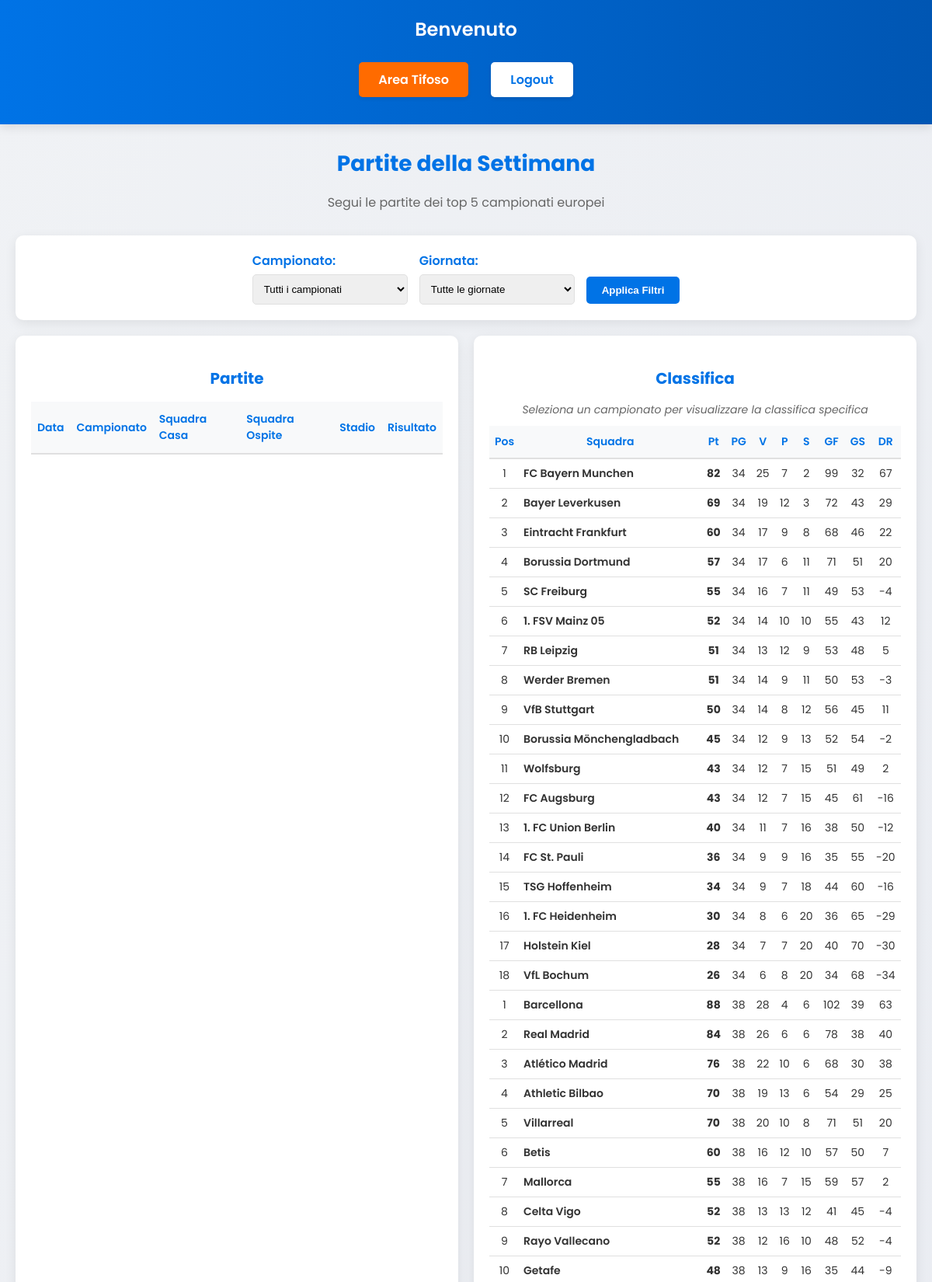
/principale/ (upper part), run on the app's committed database.
### transfermarkt/models.py (models this page shows, shortened)
class Classifica(models.Model):
    campionato = models.ForeignKey(Campionato, on_delete=models.CASCADE, related_name='classifiche')
    squadra = models.ForeignKey(Squadra, on_delete=models.CASCADE, related_name='classifiche')
    posizione = models.IntegerField()
    punti = models.IntegerField(default=0)
    gol_fatti = models.IntegerField(default=0)
    gol_subiti = models.IntegerField(default=0)
    differenza_reti = models.IntegerField(default=0)
    partite_giocate = models.IntegerField(default=0)
    partite_vinte = models.IntegerField(default=0)
    partite_pareggiate = models.IntegerField(default=0)
    partite_perse = models.IntegerField(default=0)
    class Meta:
        unique_together = ('campionato', 'squadra')
        ordering = ['posizione']
        class Meta:
            unique_together = ('campionato', 'squadra')
            ordering = ['posizione']
    class Meta:
        unique_together = ('squadra', 'campionato')

class Squadra(models.Model):
    nome = models.CharField(max_length=100, primary_key=True)
    campionato = models.ForeignKey(Campionato, on_delete=models.CASCADE,
                                   related_name='squadre')
    data_fondazione = models.DateField(null=True, blank=True)
    stadio = models.CharField(max_length=100, null=True)
    capacita_stadio = models.IntegerField(null=True)
    citta = models.CharField(max_length=100, null=True)

### transfermarkt/views.py (the view)
# urls.py: path('principale/', views.partite_settimana, name='principale'),
def partite_settimana(request):
    user_email = request.session.get('user_email', '')
    username = ''
    if user_email:
        try:
            utente = Utente.objects.get(email=user_email)
            username = utente.nome
        except Utente.DoesNotExist:
            pass
    campionato_selezionato = request.GET.get('campionato', '')
    giornata_selezionata = request.GET.get('giornata', '')
    if giornata_selezionata and giornata_selezionata.isdigit():
        giornata_selezionata = int(giornata_selezionata)
    else:
        giornata_selezionata = None
    oggi = timezone.now()
    fine_settimana = oggi + timedelta(days=7)
    top_campionati = [
        "Serie A",
        "Bundesliga",
        "Premier League",
        "Ligue 1",
        "LaLiga"
    ]
    campionati = Campionato.objects.filter(nome__in=top_campionati)
    giornate_numeri = Giornata.objects.filter(campionato__nome__in=top_campionati).values_list('numero', flat=True)
    giornate_numeri = sorted(set(giornate_numeri))
    giornate = [{'numero': numero} for numero in giornate_numeri]
    partite_query = Partita.objects.filter(
        campionato__nome__in=top_campionati
    )
    if campionato_selezionato:
        partite_query = partite_query.filter(campionato__nome=campionato_selezionato)
    if giornata_selezionata:
        partite_query = partite_query.filter(giornata__numero=giornata_selezionata)
    else:
        partite_query = partite_query.filter(data__range=(oggi, fine_settimana))
    partite = partite_query.order_by('data')[:10]
    if campionato_selezionato:
        classifica = Classifica.objects.filter(campionato__nome=campionato_selezionato).order_by('posizione')
    else:
        classifica = Classifica.objects.filter(campionato__nome__in=top_campionati).order_by('campionato__nome', 'posizione')
    return render(request, 'principale.html', {
        'partite': partite,
        'username': username,
        'campionati': campionati,
        'giornate': giornate,
        'campionato_selezionato': campionato_selezionato,
        'giornata_selezionata': giornata_selezionata,
        'classifica': classifica
    })

### templates/principale.html (shortened to what this page needs)
<!DOCTYPE html>
<html lang="it">
<head>
</head>
<body>
    <div class="header">
        <h2>Benvenuto{% if username %}, {{ username }}{% endif %}</h2>
        <div style="margin-top: 10px;">
            <a href="{% url 'area_tifoso' %}" class="logout-btn" style="background-color: #ff6b00; color: white; margin-right: 10px;">Area Tifoso</a>
            <a href="{% url 'logout' %}" class="logout-btn">Logout</a>
        </div>
    </div>
    <div class="container">
        <div class="title-section">
            <h1>Partite della Settimana</h1>
            <p>Segui le partite dei top 5 campionati europei</p>
        </div>
        <div class="filter-container" style="margin-bottom: 20px; background: white; border-radius: 10px; box-shadow: 0 4px 15px rgba(0, 0, 0, 0.08); padding: 20px; text-align: center;">
            <form method="GET" action="{% url 'principale' %}" style="display: flex; justify-content: center; align-items: center; flex-wrap: wrap; gap: 15px;">
                <div style="display: flex; flex-direction: column; align-items: flex-start;">
                    <label for="campionato" style="font-weight: 600; margin-bottom: 5px; color: #0073e6;">Campionato:</label>
                    <select name="campionato" id="campionato" style="padding: 10px; border-radius: 5px; border: 1px solid #e0e0e0; min-width: 200px;">
                        <option value="">Tutti i campionati</option>
                    </select>
                </div>
                <div style="display: flex; flex-direction: column; align-items: flex-start;">
                    <label for="giornata" style="font-weight: 600; margin-bottom: 5px; color: #0073e6;">Giornata:</label>
                    <select name="giornata" id="giornata" style="padding: 10px; border-radius: 5px; border: 1px solid #e0e0e0; min-width: 200px;">
                        <option value="">Tutte le giornate</option>
                    </select>
                </div>
                <div style="align-self: flex-end; margin-bottom: 1px;">
                    <button type="submit" style="background-color: #0073e6; color: white; border: none; padding: 10px 20px; border-radius: 5px; cursor: pointer; font-weight: 600; transition: all 0.3s ease;">
                        Applica Filtri
                    </button>
                </div>
            </form>
        </div>
        <div class="content-container">
            <div class="matches-container">
                <h3>Partite</h3>
                <table>
                    <thead>
                        <tr>
                            <th>Data</th>
                            <th>Campionato</th>
                            <th>Squadra Casa</th>
                            <th>Squadra Ospite</th>
                            <th>Stadio</th>
                            <th>Risultato</th>
                        </tr>
                    </thead>
                </table>
            </div>
            <div class="rankings-container">
                <h3>Classifica</h3>
                {% if campionato_selezionato %}
                    <h4>{{ campionato_selezionato }}</h4>
                {% else %}
                    <p class="select-message">Seleziona un campionato per visualizzare la classifica specifica</p>
                {% endif %}
                <table>
                    <thead>
                        <tr>
                            <th>Pos</th>
                            <th>Squadra</th>
                            <th>Pt</th>
                            <th>PG</th>
                            <th>V</th>
                            <th>P</th>
                            <th>S</th>
                            <th>GF</th>
                            <th>GS</th>
                            <th>DR</th>
                        </tr>
                    </thead>
                    <tbody>
                        {% for c in classifica %}
                        <tr class="ranking-row">
                            <td>{{ c.posizione }}</td>
                            <td class="team-name">{{ c.squadra.nome }}</td>
                            <td><strong>{{ c.punti }}</strong></td>
                            <td>{{ c.partite_giocate }}</td>
                            <td>{{ c.partite_vinte }}</td>
                            <td>{{ c.partite_pareggiate }}</td>
                            <td>{{ c.partite_perse }}</td>
                            <td>{{ c.gol_fatti }}</td>
                            <td>{{ c.gol_subiti }}</td>
                            <td>{{ c.differenza_reti }}</td>
                        </tr>
                        {% endfor %}
                    </tbody>
                </table>
            </div>
        </div>
    </div>
</body>
</html>

### templates/principale.html (style rules this page uses)
body { font-family: 'Poppins', Arial, sans-serif; background: linear-gradient(120deg, #f0f2f5 0%, #e6e9f0 100%); margin: 0; padding: 0; color: #333; }
.header { background: linear-gradient(90deg, #0073e6 0%, #0056b3 100%); color: white; padding: 20px 0; text-align: center; box-shadow: 0 4px 12px rgba(0, 0, 0, 0.1); margin-bottom: 30px; }
.header h2 { margin: 0; font-size: 24px; font-weight: 600; }
.logout-btn { display: inline-block; margin: 15px; padding: 10px 25px; background-color: #ffffff; color: #0073e6; text-decoration: none; border-radius: 5px; font-weight: 600; transition: all 0.3s ease; box-shadow: 0 2px 5px rgba(0, 0, 0, 0.1); }
.container { max-width: 1200px; margin: 0 auto; padding: 0 20px; }
.title-section { text-align: center; margin-bottom: 30px; }
.title-section h1 { font-size: 28px; color: #0073e6; margin-bottom: 10px; }
.title-section p { color: #666; font-size: 16px; }
.content-container { display: flex; gap: 20px; margin-bottom: 40px; }
.matches-container, .rankings-container { background: white; border-radius: 10px; box-shadow: 0 4px 15px rgba(0, 0, 0, 0.08); overflow: hidden; padding: 20px; flex: 1; }
table { width: 100%; border-collapse: collapse; font-size: 14px; }
thead { background-color: #f8f9fa; }
th { padding: 12px 8px; text-align: left; font-weight: 600; color: #0073e6; border-bottom: 2px solid #e0e0e0; }
td { padding: 10px 8px; border-bottom: 1px solid #e0e0e0; }
.match-row, .ranking-row { transition: all 0.2s ease; }
.team-name { font-weight: 600; }
.rankings-container table th { text-align: center; padding: 10px 5px; }
.rankings-container table td { text-align: center; padding: 8px 5px; }
.rankings-container table td.team-name { text-align: left; }
.matches-container h3, .rankings-container h3 { margin-bottom: 15px; color: #0073e6; font-size: 20px; text-align: center; }
.rankings-container p.select-message { margin-bottom: 10px; font-style: italic; color: #666; font-size: 14px; text-align: center; }

### data on the page
Classifica: posizione "1", squadra.nome "FC Bayern Munchen", punti "82", partite_giocate "34", partite_vinte "25", partite_pareggiate "7", partite_perse "2", gol_fatti "99", gol_subiti "32", differenza_reti "67"
Classifica: posizione "2", squadra.nome "Bayer Leverkusen", punti "69", partite_giocate "34", partite_vinte "19", partite_pareggiate "12", partite_perse "3", gol_fatti "72", gol_subiti "43", differenza_reti "29"
Classifica: posizione "3", squadra.nome "Eintracht Frankfurt", punti "60", partite_giocate "34", partite_vinte "17", partite_pareggiate "9", partite_perse "8", gol_fatti "68", gol_subiti "46", differenza_reti "22"
Classifica: posizione "4", squadra.nome "Borussia Dortmund", punti "57", partite_giocate "34", partite_vinte "17", partite_pareggiate "6", partite_perse "11", gol_fatti "71", gol_subiti "51", differenza_reti "20"
Classifica: posizione "5", squadra.nome "SC Freiburg", punti "55", partite_giocate "34", partite_vinte "16", partite_pareggiate "7", partite_perse "11", gol_fatti "49", gol_subiti "53", differenza_reti "-4"
Classifica: posizione "6", squadra.nome "1. FSV Mainz 05", punti "52", partite_giocate "34", partite_vinte "14", partite_pareggiate "10", partite_perse "10", gol_fatti "55", gol_subiti "43", differenza_reti "12"
Classifica: posizione "7", squadra.nome "RB Leipzig", punti "51", partite_giocate "34", partite_vinte "13", partite_pareggiate "12", partite_perse "9", gol_fatti "53", gol_subiti "48", differenza_reti "5"
Classifica: posizione "8", squadra.nome "Werder Bremen", punti "51", partite_giocate "34", partite_vinte "14", partite_pareggiate "9", partite_perse "11", gol_fatti "50", gol_subiti "53", differenza_reti "-3"
Classifica: posizione "9", squadra.nome "VfB Stuttgart", punti "50", partite_giocate "34", partite_vinte "14", partite_pareggiate "8", partite_perse "12", gol_fatti "56", gol_subiti "45", differenza_reti "11"
Classifica: posizione "10", squadra.nome "Borussia Mönchengladbach", punti "45", partite_giocate "34", partite_vinte "12", partite_pareggiate "9", partite_perse "13", gol_fatti "52", gol_subiti "54", differenza_reti "-2"
Classifica: posizione "11", squadra.nome "Wolfsburg", punti "43", partite_giocate "34", partite_vinte "12", partite_pareggiate "7", partite_perse "15", gol_fatti "51", gol_subiti "49", differenza_reti "2"
Classifica: posizione "12", squadra.nome "FC Augsburg", punti "43", partite_giocate "34", partite_vinte "12", partite_pareggiate "7", partite_perse "15", gol_fatti "45", gol_subiti "61", differenza_reti "-16"
Classifica: posizione "13", squadra.nome "1. FC Union Berlin", punti "40", partite_giocate "34", partite_vinte "11", partite_pareggiate "7", partite_perse "16", gol_fatti "38", gol_subiti "50", differenza_reti "-12"
Classifica: posizione "14", squadra.nome "FC St. Pauli", punti "36", partite_giocate "34", partite_vinte "9", partite_pareggiate "9", partite_perse "16", gol_fatti "35", gol_subiti "55", differenza_reti "-20"
Classifica: posizione "15", squadra.nome "TSG Hoffenheim", punti "34", partite_giocate "34", partite_vinte "9", partite_pareggiate "7", partite_perse "18", gol_fatti "44", gol_subiti "60", differenza_reti "-16"
Classifica: posizione "16", squadra.nome "1. FC Heidenheim", punti "30", partite_giocate "34", partite_vinte "8", partite_pareggiate "6", partite_perse "20", gol_fatti "36", gol_subiti "65", differenza_reti "-29"
Classifica: posizione "17", squadra.nome "Holstein Kiel", punti "28", partite_giocate "34", partite_vinte "7", partite_pareggiate "7", partite_perse "20", gol_fatti "40", gol_subiti "70", differenza_reti "-30"
Classifica: posizione "18", squadra.nome "VfL Bochum", punti "26", partite_giocate "34", partite_vinte "6", partite_pareggiate "8", partite_perse "20", gol_fatti "34", gol_subiti "68", differenza_reti "-34"
Classifica: posizione "1", squadra.nome "Barcellona", punti "88", partite_giocate "38", partite_vinte "28", partite_pareggiate "4", partite_perse "6", gol_fatti "102", gol_subiti "39", differenza_reti "63"
Classifica: posizione "2", squadra.nome "Real Madrid", punti "84", partite_giocate "38", partite_vinte "26", partite_pareggiate "6", partite_perse "6", gol_fatti "78", gol_subiti "38", differenza_reti "40"
Classifica: posizione "3", squadra.nome "Atlético Madrid", punti "76", partite_giocate "38", partite_vinte "22", partite_pareggiate "10", partite_perse "6", gol_fatti "68", gol_subiti "30", differenza_reti "38"
Classifica: posizione "4", squadra.nome "Athletic Bilbao", punti "70", partite_giocate "38", partite_vinte "19", partite_pareggiate "13", partite_perse "6", gol_fatti "54", gol_subiti "29", differenza_reti "25"
Classifica: posizione "5", squadra.nome "Villarreal", punti "70", partite_giocate "38", partite_vinte "20", partite_pareggiate "10", partite_perse "8", gol_fatti "71", gol_subiti "51", differenza_reti "20"
Classifica: posizione "6", squadra.nome "Betis", punti "60", partite_giocate "38", partite_vinte "16", partite_pareggiate "12", partite_perse "10", gol_fatti "57", gol_subiti "50", differenza_reti "7"
Classifica: posizione "7", squadra.nome "Mallorca", punti "55", partite_giocate "38", partite_vinte "16", partite_pareggiate "7", partite_perse "15", gol_fatti "59", gol_subiti "57", differenza_reti "2"
Classifica: posizione "8", squadra.nome "Celta Vigo", punti "52", partite_giocate "38", partite_vinte "13", partite_pareggiate "13", partite_perse "12", gol_fatti "41", gol_subiti "45", differenza_reti "-4"
Classifica: posizione "9", squadra.nome "Rayo Vallecano", punti "52", partite_giocate "38", partite_vinte "12", partite_pareggiate "16", partite_perse "10", gol_fatti "48", gol_subiti "52", differenza_reti "-4"
Classifica: posizione "10", squadra.nome "Getafe", punti "48", partite_giocate "38", partite_vinte "13", partite_pareggiate "9", partite_perse "16", gol_fatti "35", gol_subiti "44", differenza_reti "-9"
